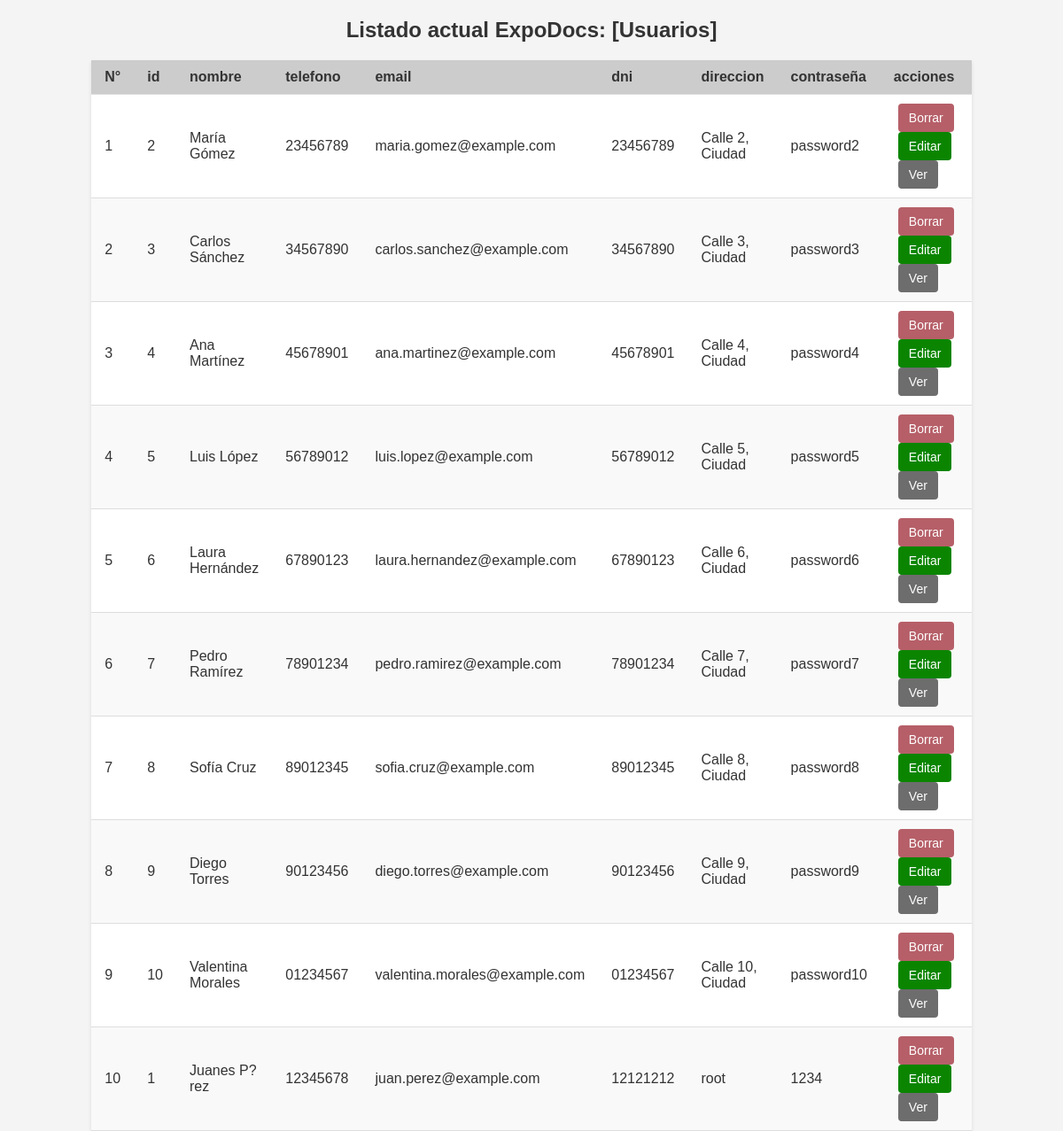
/sistema/ListUsuario.php, run on the app's committed database.
### tables this page shows
CREATE TABLE `usuario` (
  `id` int(11) NOT NULL,
  `dni` varchar(8) NOT NULL,
  `direccion` varchar(100) NOT NULL,
  `password` varchar(45) NOT NULL,
  `persona_id` int(11) DEFAULT NULL
);

CREATE TABLE `persona` (
  `id` int(11) NOT NULL,
  `nombre` varchar(255) NOT NULL,
  `apellidos` varchar(255) NOT NULL,
  `telefono` varchar(255) NOT NULL,
  `email` varchar(255) NOT NULL
);

### modelo/Bd.php (called while the page is built, shortened)
<?php
class Db {
	public function __construct($host='localhost',$db_name='gestion',$db_user='root',$db_pass='') {
		$this->host = $host;
		$this->db = $db_name;
		$this->user = $db_user;
		$this->pass = $db_pass;
		try {
           $this->conection = new PDO('mysql:host='.$this->host.'; dbname='.$this->db, $this->user, $this->pass);
        } catch (PDOException $e) {
            echo $e->getCode()." ; ".$e->getMessage();
            exit();
        }
	}
}

### modelo/Usuario.php (called while the page is built, shortened)
<?php
require_once 'Bd.php';
class Usuario extends Persona {
    protected $conection;
    function getConection() {
        $db = new Db;
        $this->conection = $db->conection;
    }
    public function getUsuarios() {
        $sql = "
            SELECT
                p.id,
                p.nombre,
                p.apellidos,
                p.telefono,
                p.email,
                u.dni,
                u.direccion,
                u.password,
                u.persona_id
            FROM
                persona p
            JOIN
                usuario u ON p.id = u.persona_id
        ";
        $stmt = $this->conection->prepare($sql);
        $stmt->execute();
        return $stmt->fetchAll(PDO::FETCH_ASSOC);
    }
}
?>

### sistema/ListUsuario.php (the view, shortened to what this page needs)
<?php
    require_once 'Bd.php';
    require 'usuario.php';
    $u = new Usuario();
    $lista = $u->getUsuarios();
    $contador = 0;
    $numeral = 1;
?>
<!DOCTYPE html>
<html lang="en">
<head>
    <link rel="stylesheet" href="../public/css/list.css">
</head>
<body>
    <h2 class="titulo">Listado actual ExpoDocs: [Usuarios]</h2>
    <table class="tabla" id="tabla">
        <tbody>
            <thead>
                <tr>
                <th name="numeral" id="numeral">N°</i></th>
                    <th>id <i class="ri-links-line"></i></th>
                    <th>nombre<i class="ri-account-box-line"></i></th>
                    <th>telefono<i class="ri-phone-line"></i></th>
                    <th>email <i class="ri-links-line"></i></th>
                    <th>dni <i class="ri-links-line"></i></th>
                    <th>direccion<i class="ri-phone-line"></i></th>
                    <th>contraseña <i class="ri-links-line"></i></th>
                    <th>acciones <i class="ri-links-line"></i></th>
                </tr>
            </thead>
            <?php
            foreach ($lista as $datos) {
            $contador++;
            ?>
            <tr class="user-row">
                <td><?=$numeral++;?></td>
                <td><?=$datos['id'];  ?></td>
                <td><?=$datos['nombre']." ".$datos['apellidos'];  ?></td>
                <td><?=$datos['telefono'];  ?></td>
                <td><?=$datos['email'];  ?></td>
                <td><?=$datos['dni'];  ?></td>
                <td><?=$datos['direccion'];  ?></td>
                <td><?=$datos['password'];  ?></td>
                <td class="botones">
                <button class="delete">Borrar</button>
                <button class="edit">Editar</button>
                <button class="view">Ver</button>
            </td>
            </tr>
            <?php
        if($contador == 10){
        break;
        }
        }
            ?>
    </tbody>
</body>
</html>

### public/css/list.css (style rules this page uses)
body { font-family: Arial, sans-serif; background-color: #f4f4f4; color: #333; margin: 0; padding: 0; }
.titulo { text-align: center; color: #333; margin: 20px 0; font-size: 24px; font-weight: bold; }
.tabla { width: 80%; margin: 0 auto; border-collapse: collapse; background-color: #fff; box-shadow: 0 2px 4px rgba(0, 0, 0, 0.1); }
.tabla thead { background-color: #ccc; color: #333; text-align: left; }
.tabla th, .tabla td { padding: 10px 15px; border-bottom: 1px solid #ddd; }
.tabla tr:nth-child(even) { background-color: #f9f9f9; }
.botones { text-align: left; }
.botones button { background-color: #007bff; color: #fff; border: none; border-radius: 4px; padding: 8px 12px; margin: 0 5px; cursor: pointer; font-size: 14px; transition: background-color 0.3s, border-color 0.3s; }
.botones button.delete { background-color: #b65f68; }
.botones button.edit { background-color: #0b8500; }
.botones button.view { background-color: #6d6d6d; }

### data on the page
usuario: persona "2", persona.nombre "María", persona.apellidos "Gómez", persona.telefono "23456789", persona.email "maria.gomez@example.com", dni "23456789", direccion "Calle 2, Ciudad", password "password2"
usuario: persona "3", persona.nombre "Carlos", persona.apellidos "Sánchez", persona.telefono "34567890", persona.email "carlos.sanchez@example.com", dni "34567890", direccion "Calle 3, Ciudad", password "password3"
usuario: persona "4", persona.nombre "Ana", persona.apellidos "Martínez", persona.telefono "45678901", persona.email "ana.martinez@example.com", dni "45678901", direccion "Calle 4, Ciudad", password "password4"
usuario: persona "5", persona.nombre "Luis", persona.apellidos "López", persona.telefono "56789012", persona.email "luis.lopez@example.com", dni "56789012", direccion "Calle 5, Ciudad", password "password5"
usuario: persona "6", persona.nombre "Laura", persona.apellidos "Hernández", persona.telefono "67890123", persona.email "laura.hernandez@example.com", dni "67890123", direccion "Calle 6, Ciudad", password "password6"
usuario: persona "7", persona.nombre "Pedro", persona.apellidos "Ramírez", persona.telefono "78901234", persona.email "pedro.ramirez@example.com", dni "78901234", direccion "Calle 7, Ciudad", password "password7"
usuario: persona "8", persona.nombre "Sofía", persona.apellidos "Cruz", persona.telefono "89012345", persona.email "sofia.cruz@example.com", dni "89012345", direccion "Calle 8, Ciudad", password "password8"
usuario: persona "9", persona.nombre "Diego", persona.apellidos "Torres", persona.telefono "90123456", persona.email "diego.torres@example.com", dni "90123456", direccion "Calle 9, Ciudad", password "password9"
usuario: persona "10", persona.nombre "Valentina", persona.apellidos "Morales", persona.telefono "01234567", persona.email "valentina.morales@example.com", dni "01234567", direccion "Calle 10, Ciudad", password "password10"
usuario: persona "1", persona.nombre "Juanes", persona.apellidos "P?rez", persona.telefono "12345678", persona.email "juan.perez@example.com", dni "12121212", direccion "root", password "1234"
